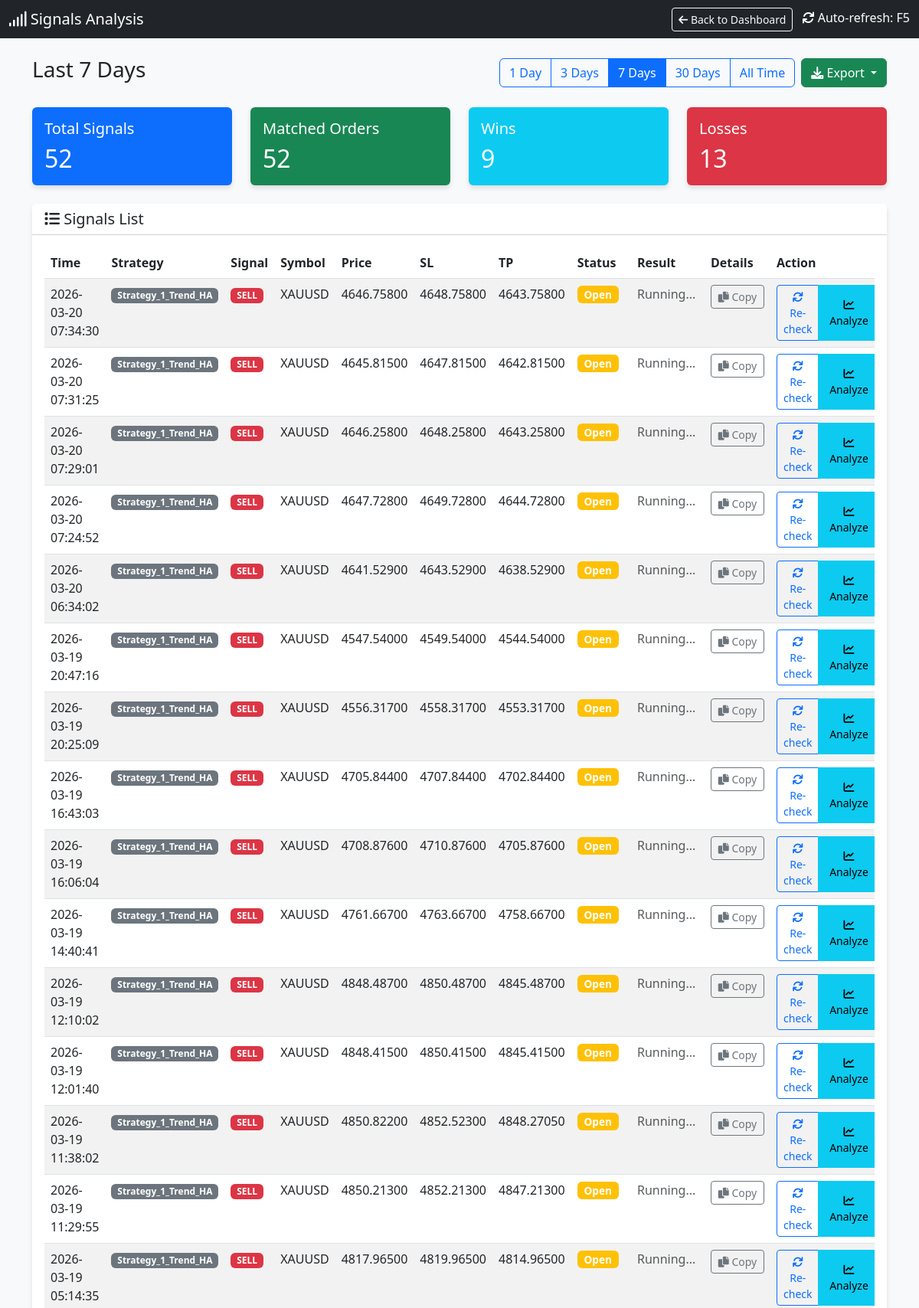
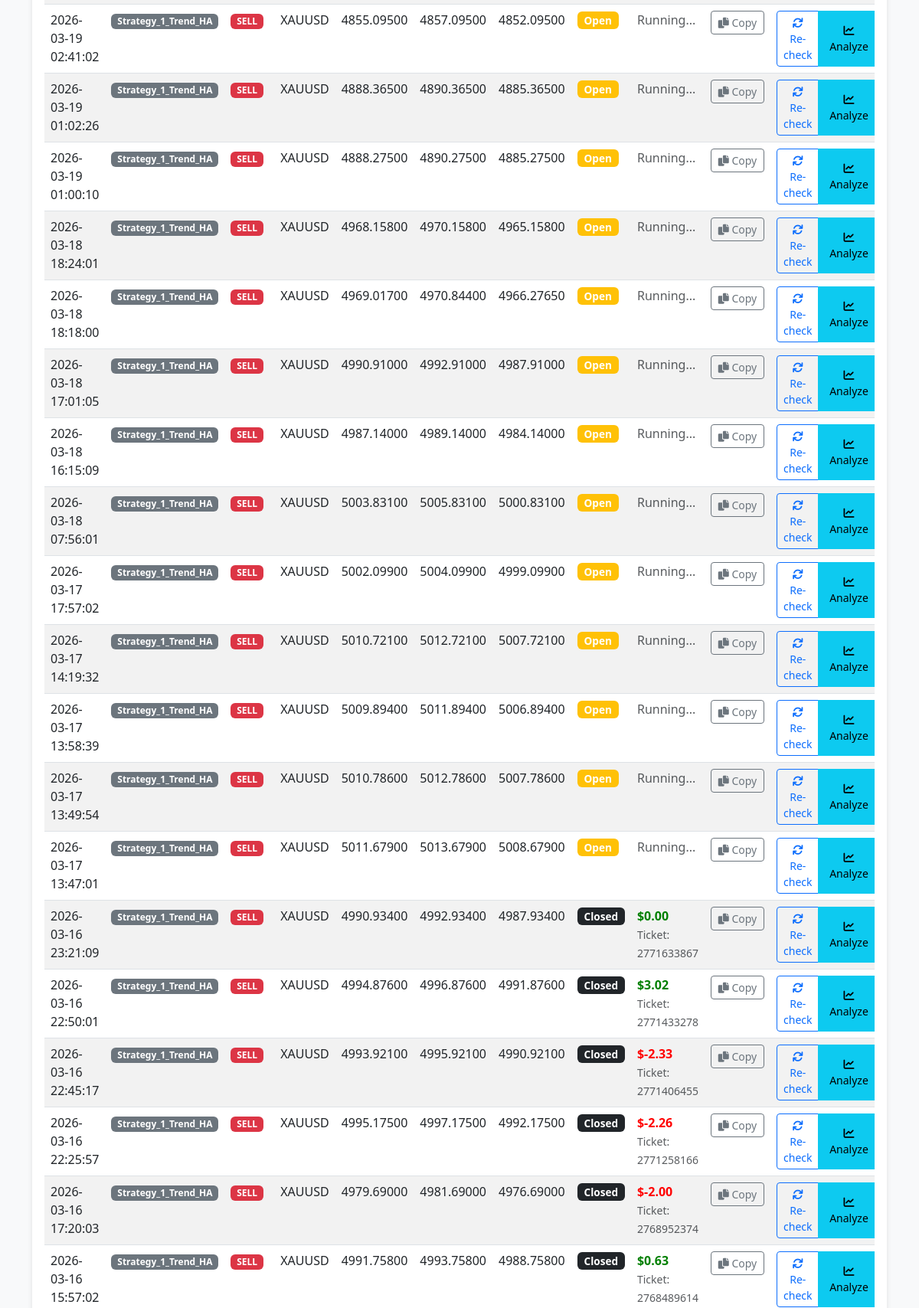
The app's page /signals (upper part) with its own data (2 pictures, top to bottom).
### tables this page shows
CREATE TABLE signals (
                id INTEGER PRIMARY KEY AUTOINCREMENT,
                timestamp DATETIME DEFAULT CURRENT_TIMESTAMP,
                strategy_name TEXT,
                symbol TEXT,
                signal_type TEXT,
                price REAL,
                sl REAL,
                tp REAL,
                indicators TEXT,
                status TEXT,
                account_id INTEGER DEFAULT 0
            );

CREATE TABLE orders (
                ticket INTEGER PRIMARY KEY,
                strategy_name TEXT,
                symbol TEXT,
                order_type TEXT,
                volume REAL,
                open_price REAL,
                sl REAL,
                tp REAL,
                open_time DATETIME,
                close_price REAL,
                profit REAL,
                comment TEXT,
                account_id INTEGER DEFAULT 0
            );

### dashboard.py (the view)
@app.route('/signals')
def signals_page():
    cur = get_db().cursor()
    days_param = request.args.get('days', '7')  # Default 7 days
    if days_param == "all":
        days = 36500
        filter_label = "All Time"
    else:
        try:
            days = int(days_param)
            filter_label = f"Last {days} Days"
        except:
            days = 7
            filter_label = "Last 7 Days"
    cutoff_date = datetime.now() - timedelta(days=days)
    cutoff_str = cutoff_date.strftime("%Y-%m-%d %H:%M:%S")
    cur.execute("SELECT * FROM signals WHERE timestamp >= ? ORDER BY timestamp DESC", (cutoff_str,))
    signals = cur.fetchall()
    signals_with_status = []
    for sig in signals:
        signal_dict = dict(sig)
        try:
            sig_timestamp = sig['timestamp']
            if isinstance(sig_timestamp, str):
                try:
                    sig_time = datetime.strptime(sig_timestamp, '%Y-%m-%d %H:%M:%S')
                except:
                    try:
                        sig_time = datetime.strptime(sig_timestamp, '%Y-%m-%d %H:%M:%S.%f')
                    except:
                        sig_time = datetime.fromisoformat(sig_timestamp.replace('Z', '+00:00'))
            else:
                sig_time = datetime.fromtimestamp(sig_timestamp)
            time_lower = (sig_time - timedelta(seconds=30)).strftime('%Y-%m-%d %H:%M:%S')
            time_upper = (sig_time + timedelta(seconds=30)).strftime('%Y-%m-%d %H:%M:%S')
        except Exception as e:
            time_lower = None
            time_upper = None
        matching_order = None
        if time_lower and time_upper:
            try:
                cur.execute("""
                    SELECT * FROM orders
                    WHERE strategy_name = ?
                    AND symbol = ?
                    AND order_type = ?
                    AND open_time BETWEEN ? AND ?
                    ORDER BY ABS(open_price - ?) ASC
                    LIMIT 1
                """, (sig['strategy_name'], sig['symbol'], sig['signal_type'], time_lower, time_upper, sig['price']))
                matching_order = cur.fetchone()
            except Exception as e:
                pass
        if matching_order:
            signal_dict['order_ticket'] = matching_order['ticket']
            signal_dict['order_profit'] = matching_order['profit']
            signal_dict['order_status'] = 'closed' if matching_order['profit'] is not None else 'open'
            signal_dict['has_order'] = True
        else:
            signal_dict['order_ticket'] = None
            signal_dict['order_profit'] = None
            signal_dict['order_status'] = 'not_found'
            signal_dict['has_order'] = False
        signals_with_status.append(signal_dict)
    total_signals = len(signals_with_status)
    matched_orders = len([s for s in signals_with_status if s['has_order']])
    wins = len([s for s in signals_with_status if s['has_order'] and s['order_profit'] is not None and s['order_profit'] > 0])
    losses = len([s for s in signals_with_status if s['has_order'] and s['order_profit'] is not None and s['order_profit'] < 0])
    cur.execute("SELECT DISTINCT strategy_name FROM orders ORDER BY strategy_name")
    strategies = [row['strategy_name'] for row in cur.fetchall()]
    return render_template('signals.html',
                         signals=signals_with_status,
                         total_signals=total_signals,
                         matched_orders=matched_orders,
                         wins=wins,
                         losses=losses,
                         current_filter=days_param,
                         filter_label=filter_label,
                         strategies=strategies)

### dashboard.py (called while the page is built)
def get_db():
    db = getattr(g, '_database', None)
    if db is None:
        db = g._database = sqlite3.connect(DB_PATH)
        db.row_factory = sqlite3.Row
    return db

@app.teardown_appcontext
def close_connection(exception):
    db = getattr(g, '_database', None)
    if db is not None:
        db.close()

def format_vn_time(value):
    if not value:
        return ""
    try:
        if isinstance(value, str):
            try:
                dt = datetime.strptime(value, "%Y-%m-%d %H:%M:%S")
            except ValueError:
                try:
                    dt = datetime.strptime(value, "%Y-%m-%d %H:%M:%S.%f")
                except ValueError:
                    dt = datetime.strptime(value, "%Y-%m-%d %H:%M")
        else:
            dt = value
        vn_time = dt + timedelta(hours=7)
        res = vn_time.strftime("%Y-%m-%d %H:%M:%S")
        return res
    except Exception as e:
        print(f"DEBUG: Error parsing '{value}': {e}")
        return value # Return original on error

### templates/signals.html (shortened to what this page needs)
<!DOCTYPE html>
<html lang="en">
<head>
    <link href="https://cdn.jsdelivr.net/npm/bootstrap@5.3.0/dist/css/bootstrap.min.css" rel="stylesheet">
    <link href="https://cdnjs.cloudflare.com/ajax/libs/font-awesome/6.0.0/css/all.min.css" rel="stylesheet">
</head>
<body>
    <nav class="navbar navbar-dark bg-dark mb-4">
        <div class="container-fluid">
            <span class="navbar-brand mb-0 h1"><i class="fas fa-signal"></i> Signals Analysis</span>
            <div>
                <a href="/" class="btn btn-outline-light btn-sm me-2">
                    <i class="fas fa-arrow-left"></i> Back to Dashboard
                </a>
                <span class="text-white"><i class="fas fa-sync"></i> Auto-refresh: F5</span>
            </div>
        </div>
    </nav>
    <div class="container mb-4">
        <div class="d-flex justify-content-between align-items-center">
            <h3>{{ filter_label }}</h3>
            <div class="d-flex gap-2">
                <div class="btn-group" role="group">
                    <a href="/signals?days=1" class="btn btn-outline-primary {% if current_filter == '1' %}active{% endif %}">1 Day</a>
                    <a href="/signals?days=3" class="btn btn-outline-primary {% if current_filter == '3' %}active{% endif %}">3 Days</a>
                    <a href="/signals?days=7" class="btn btn-outline-primary {% if current_filter == '7' %}active{% endif %}">7 Days</a>
                    <a href="/signals?days=30" class="btn btn-outline-primary {% if current_filter == '30' %}active{% endif %}">30 Days</a>
                    <a href="/signals?days=all" class="btn btn-outline-primary {% if current_filter == 'all' %}active{% endif %}">All Time</a>
                </div>
                <div class="btn-group" role="group">
                    <button type="button" class="btn btn-success dropdown-toggle" data-bs-toggle="dropdown" aria-expanded="false" title="Export to CSV">
                        <i class="fas fa-download"></i> Export
                    </button>
                </div>
            </div>
        </div>
    </div>
    <div class="container">
        <div class="row mb-4">
            <div class="col-md-3">
                <div class="card bg-primary text-white">
                    <div class="card-body">
                        <h5 class="card-title">Total Signals</h5>
                        <h2 class="card-text">{{ total_signals }}</h2>
                    </div>
                </div>
            </div>
            <div class="col-md-3">
                <div class="card bg-success text-white">
                    <div class="card-body">
                        <h5 class="card-title">Matched Orders</h5>
                        <h2 class="card-text">{{ matched_orders }}</h2>
                    </div>
                </div>
            </div>
            <div class="col-md-3">
                <div class="card bg-info text-white">
                    <div class="card-body">
                        <h5 class="card-title">Wins</h5>
                        <h2 class="card-text">{{ wins }}</h2>
                    </div>
                </div>
            </div>
            <div class="col-md-3">
                <div class="card bg-danger text-white">
                    <div class="card-body">
                        <h5 class="card-title">Losses</h5>
                        <h2 class="card-text">{{ losses }}</h2>
                    </div>
                </div>
            </div>
        </div>
        <div class="card">
            <div class="card-header bg-white">
                <h5 class="mb-0"><i class="fas fa-list"></i> Signals List</h5>
            </div>
            <div class="card-body">
                <div class="table-responsive">
                    <table class="table table-hover table-striped">
                        <thead>
                            <tr>
                                <th>Time</th>
                                <th>Strategy</th>
                                <th>Signal</th>
                                <th>Symbol</th>
                                <th>Price</th>
                                <th>SL</th>
                                <th>TP</th>
                                <th>Status</th>
                                <th>Result</th>
                                <th>Details</th>
                                <th>Action</th>
                            </tr>
                        </thead>
                        <tbody>
                            {% for sig in signals %}
                            <tr class="signal-row" id="signal-row-{{ sig.id }}">
                                <td>{{ sig.timestamp | to_vn_time }}</td>
                                <td><span class="badge bg-secondary">{{ sig.strategy_name }}</span></td>
                                <td>
                                    {% if sig.signal_type == 'BUY' %}
                                    <span class="badge badge-buy">BUY</span>
                                    {% else %}
                                    <span class="badge badge-sell">SELL</span>
                                    {% endif %}
                                </td>
                                <td>{{ sig.symbol }}</td>
                                <td>{{ "%.5f"|format(sig.price) }}</td>
                                <td>{{ "%.5f"|format(sig.sl) if sig.sl else '-' }}</td>
                                <td>{{ "%.5f"|format(sig.tp) if sig.tp else '-' }}</td>
                                <td id="status-{{ sig.id }}">
                                    {% if sig.has_order %}
                                        {% if sig.order_status == 'closed' %}
                                            <span class="badge bg-dark status-badge">Closed</span>
                                        {% else %}
                                            <span class="badge bg-warning status-badge">Open</span>
                                        {% endif %}
                                    {% else %}
                                        <span class="badge bg-secondary status-badge">Not Found</span>
                                    {% endif %}
                                </td>
                                <td id="result-{{ sig.id }}">
                                    {% if sig.has_order and sig.order_profit is not none %}
                                        <span class="{% if sig.order_profit >= 0 %}profit-pos{% else %}profit-neg{% endif %}">
                                            ${{ "%.2f"|format(sig.order_profit) }}
                                        </span>
                                        <br>
                                        <small class="text-muted">Ticket: {{ sig.order_ticket }}</small>
                                    {% elif sig.has_order %}
                                        <span class="text-muted">Running...</span>
                                    {% else %}
                                        <span class="text-muted">-</span>
                                    {% endif %}
                                </td>
                                <td id="details-{{ sig.id }}">
                                    <button class="btn btn-sm btn-outline-secondary copy-details-btn"
                                            data-signal-id="{{ sig.id }}"
                                            data-signal-data='{{ sig|tojson }}'
                                            title="Copy signal details">
                                        <i class="fas fa-copy"></i> Copy
                                    </button>
                                </td>
                                <td id="action-{{ sig.id }}">
                                    <div class="btn-group" role="group">
                                        {% if not sig.has_order %}
                                            <button class="btn btn-sm btn-primary check-mt5-btn" data-signal-id="{{ sig.id }}">
                                                <i class="fas fa-search"></i> Check MT5
                                            </button>
                                        {% else %}
                                            <button class="btn btn-sm btn-outline-primary check-mt5-btn" data-signal-id="{{ sig.id }}">
                                                <i class="fas fa-sync"></i> Re-check
                                            </button>
                                        {% endif %}
                                        <button class="btn btn-sm btn-info analyze-signal-btn" data-signal-id="{{ sig.id }}" title="Analyze signal">
                                            <i class="fas fa-chart-line"></i> Analyze
                                        </button>
                                    </div>
                                </td>
                            </tr>
                            {% endfor %}
                        </tbody>
                    </table>
                </div>
            </div>
        </div>
    </div>
</body>
</html>

### templates/signals.html (style rules this page uses)
body { background-color: #f8f9fa; }
.card { box-shadow: 0 4px 6px rgba(0, 0, 0, 0.1); border: none; }
.profit-pos { color: green; font-weight: bold; }
.profit-neg { color: red; font-weight: bold; }
.badge-sell { background-color: #dc3545; }
.status-badge { font-size: 0.85em; padding: 0.35em 0.65em; }
.signal-row { transition: background-color 0.2s; }
.copy-details-btn { min-width: 70px; }
.analyze-signal-btn { min-width: 80px; }

### records on screen
signals: timestamp|to_vn_time "2026-03-20 07:34:30", strategy_name "Strategy_1_Trend_HA", symbol "XAUUSD", price "4646.75800", sl "4648.75800", tp "4643.75800"
signals: timestamp|to_vn_time "2026-03-20 07:31:25", strategy_name "Strategy_1_Trend_HA", symbol "XAUUSD", price "4645.81500", sl "4647.81500", tp "4642.81500"
signals: timestamp|to_vn_time "2026-03-20 07:29:01", strategy_name "Strategy_1_Trend_HA", symbol "XAUUSD", price "4646.25800", sl "4648.25800", tp "4643.25800"
signals: timestamp|to_vn_time "2026-03-20 07:24:52", strategy_name "Strategy_1_Trend_HA", symbol "XAUUSD", price "4647.72800", sl "4649.72800", tp "4644.72800"
signals: timestamp|to_vn_time "2026-03-20 06:34:02", strategy_name "Strategy_1_Trend_HA", symbol "XAUUSD", price "4641.52900", sl "4643.52900", tp "4638.52900"
signals: timestamp|to_vn_time "2026-03-19 20:47:16", strategy_name "Strategy_1_Trend_HA", symbol "XAUUSD", price "4547.54000", sl "4549.54000", tp "4544.54000"
signals: timestamp|to_vn_time "2026-03-19 20:25:09", strategy_name "Strategy_1_Trend_HA", symbol "XAUUSD", price "4556.31700", sl "4558.31700", tp "4553.31700"
signals: timestamp|to_vn_time "2026-03-19 16:43:03", strategy_name "Strategy_1_Trend_HA", symbol "XAUUSD", price "4705.84400", sl "4707.84400", tp "4702.84400"
signals: timestamp|to_vn_time "2026-03-19 16:06:04", strategy_name "Strategy_1_Trend_HA", symbol "XAUUSD", price "4708.87600", sl "4710.87600", tp "4705.87600"
signals: timestamp|to_vn_time "2026-03-19 14:40:41", strategy_name "Strategy_1_Trend_HA", symbol "XAUUSD", price "4761.66700", sl "4763.66700", tp "4758.66700"
signals: timestamp|to_vn_time "2026-03-19 12:10:02", strategy_name "Strategy_1_Trend_HA", symbol "XAUUSD", price "4848.48700", sl "4850.48700", tp "4845.48700"
signals: timestamp|to_vn_time "2026-03-19 12:01:40", strategy_name "Strategy_1_Trend_HA", symbol "XAUUSD", price "4848.41500", sl "4850.41500", tp "4845.41500"
signals: timestamp|to_vn_time "2026-03-19 11:38:02", strategy_name "Strategy_1_Trend_HA", symbol "XAUUSD", price "4850.82200", sl "4852.52300", tp "4848.27050"
signals: timestamp|to_vn_time "2026-03-19 11:29:55", strategy_name "Strategy_1_Trend_HA", symbol "XAUUSD", price "4850.21300", sl "4852.21300", tp "4847.21300"
signals: timestamp|to_vn_time "2026-03-19 05:14:35", strategy_name "Strategy_1_Trend_HA", symbol "XAUUSD", price "4817.96500", sl "4819.96500", tp "4814.96500"
signals: timestamp|to_vn_time "2026-03-19 02:41:02", strategy_name "Strategy_1_Trend_HA", symbol "XAUUSD", price "4855.09500", sl "4857.09500", tp "4852.09500"
signals: timestamp|to_vn_time "2026-03-19 01:02:26", strategy_name "Strategy_1_Trend_HA", symbol "XAUUSD", price "4888.36500", sl "4890.36500", tp "4885.36500"
signals: timestamp|to_vn_time "2026-03-19 01:00:10", strategy_name "Strategy_1_Trend_HA", symbol "XAUUSD", price "4888.27500", sl "4890.27500", tp "4885.27500"
signals: timestamp|to_vn_time "2026-03-18 18:24:01", strategy_name "Strategy_1_Trend_HA", symbol "XAUUSD", price "4968.15800", sl "4970.15800", tp "4965.15800"
signals: timestamp|to_vn_time "2026-03-18 18:18:00", strategy_name "Strategy_1_Trend_HA", symbol "XAUUSD", price "4969.01700", sl "4970.84400", tp "4966.27650"
signals: timestamp|to_vn_time "2026-03-18 17:01:05", strategy_name "Strategy_1_Trend_HA", symbol "XAUUSD", price "4990.91000", sl "4992.91000", tp "4987.91000"
signals: timestamp|to_vn_time "2026-03-18 16:15:09", strategy_name "Strategy_1_Trend_HA", symbol "XAUUSD", price "4987.14000", sl "4989.14000", tp "4984.14000"
signals: timestamp|to_vn_time "2026-03-18 07:56:01", strategy_name "Strategy_1_Trend_HA", symbol "XAUUSD", price "5003.83100", sl "5005.83100", tp "5000.83100"
signals: timestamp|to_vn_time "2026-03-17 17:57:02", strategy_name "Strategy_1_Trend_HA", symbol "XAUUSD", price "5002.09900", sl "5004.09900", tp "4999.09900"
signals: timestamp|to_vn_time "2026-03-17 14:19:32", strategy_name "Strategy_1_Trend_HA", symbol "XAUUSD", price "5010.72100", sl "5012.72100", tp "5007.72100"
signals: timestamp|to_vn_time "2026-03-17 13:58:39", strategy_name "Strategy_1_Trend_HA", symbol "XAUUSD", price "5009.89400", sl "5011.89400", tp "5006.89400"
signals: timestamp|to_vn_time "2026-03-17 13:49:54", strategy_name "Strategy_1_Trend_HA", symbol "XAUUSD", price "5010.78600", sl "5012.78600", tp "5007.78600"
signals: timestamp|to_vn_time "2026-03-17 13:47:01", strategy_name "Strategy_1_Trend_HA", symbol "XAUUSD", price "5011.67900", sl "5013.67900", tp "5008.67900"
signals: timestamp|to_vn_time "2026-03-16 23:21:09", strategy_name "Strategy_1_Trend_HA", symbol "XAUUSD", price "4990.93400", sl "4992.93400", tp "4987.93400"
orders: order_profit "0.00", order_ticket "2771633867"
signals: timestamp|to_vn_time "2026-03-16 22:50:01", strategy_name "Strategy_1_Trend_HA", symbol "XAUUSD", price "4994.87600", sl "4996.87600", tp "4991.87600"
orders: order_profit "3.02", order_ticket "2771433278"
signals: timestamp|to_vn_time "2026-03-16 22:45:17", strategy_name "Strategy_1_Trend_HA", symbol "XAUUSD", price "4993.92100", sl "4995.92100", tp "4990.92100"
orders: order_profit "-2.33", order_ticket "2771406455"
signals: timestamp|to_vn_time "2026-03-16 22:25:57", strategy_name "Strategy_1_Trend_HA", symbol "XAUUSD", price "4995.17500", sl "4997.17500", tp "4992.17500"
orders: order_profit "-2.26", order_ticket "2771258166"
signals: timestamp|to_vn_time "2026-03-16 17:20:03", strategy_name "Strategy_1_Trend_HA", symbol "XAUUSD", price "4979.69000", sl "4981.69000", tp "4976.69000"
orders: order_profit "-2.00", order_ticket "2768952374"
signals: timestamp|to_vn_time "2026-03-16 15:57:02", strategy_name "Strategy_1_Trend_HA", symbol "XAUUSD", price "4991.75800", sl "4993.75800", tp "4988.75800"
orders: order_profit "0.63", order_ticket "2768489614"

### other values on screen
{{ filter_label }} "Last 7 Days"
{{ total_signals }} "52"
{{ matched_orders }} "52"
{{ wins }} "9"
{{ losses }} "13"
